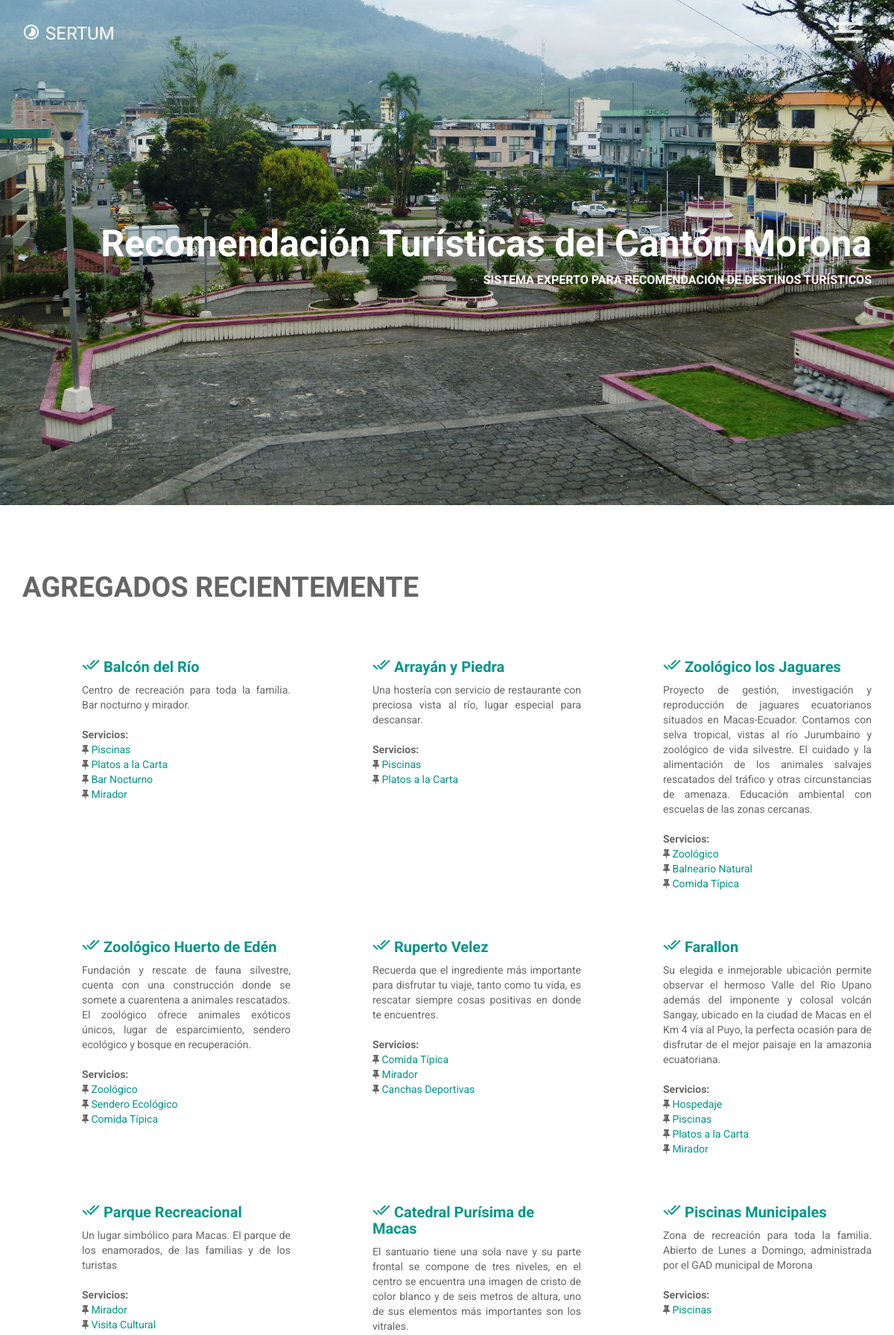
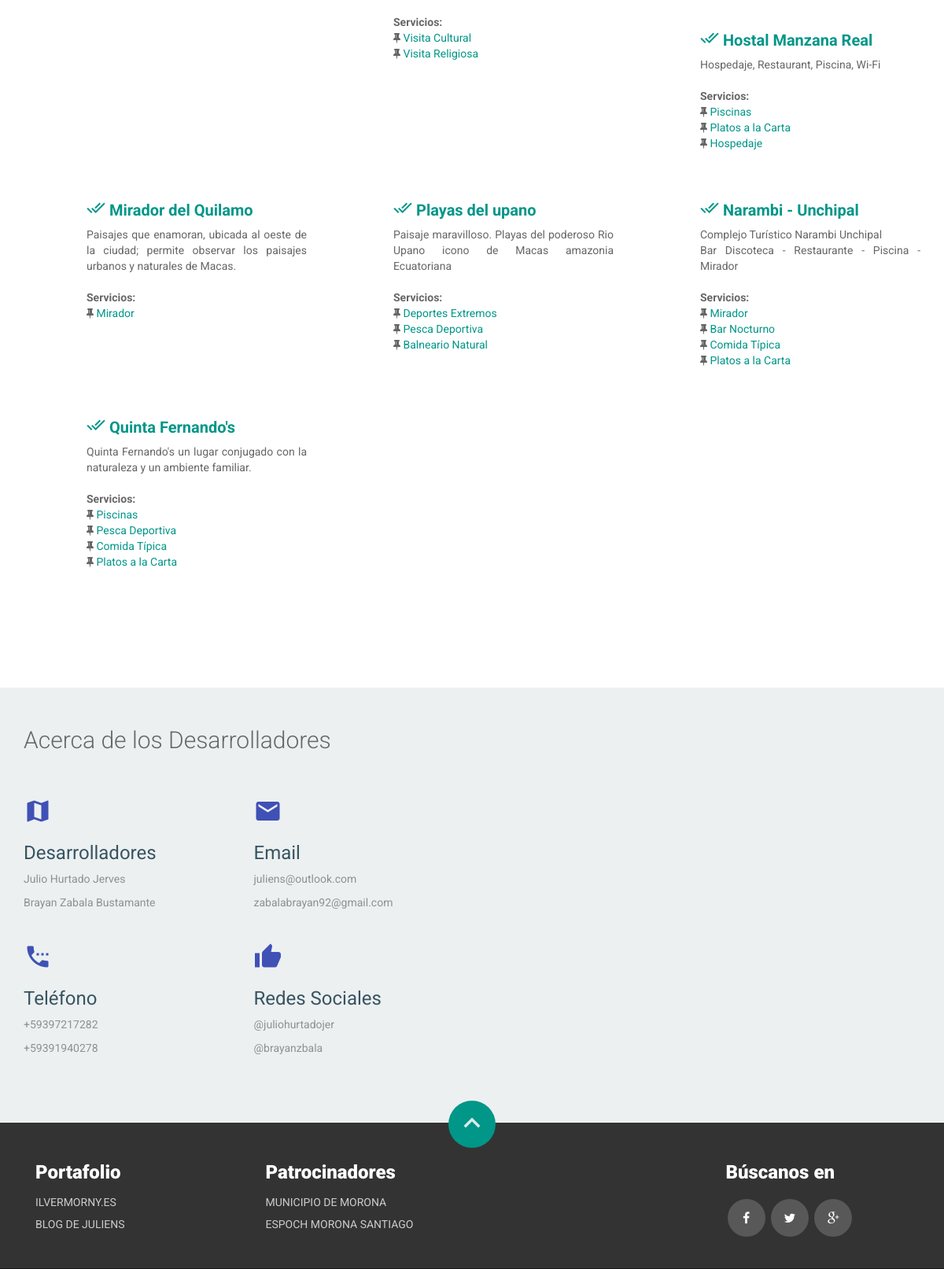
The page / (upper part) on the database its author committed (2 pictures, top to bottom).
### centro/models.py (models this page shows, shortened)
class Center(models.Model):
    name = models.TextField(blank=False)
    addres = map_fields.AddressField(max_length=200)
    aditional_information = models.TextField(blank=True, verbose_name='Place Description')
    geolocation = map_fields.GeoLocationField(max_length=100)
    slug = AutoSlugField(unique=True, populate_from='name', always_update=True)
    user = models.OneToOneField(User, unique=True, null=True)
    free = models.BooleanField(default=False)
    service = models.ManyToManyField(Service, through='ServiceCenter')

### servicio/models.py (models this page shows, shortened)
class Service(models.Model):
    name = models.CharField(max_length=256, unique=True)
    slug = AutoSlugField(unique=True, populate_from='name', always_update=True, null=True, default=name)

### centro/views.py (the view)
# urls.py: url(r'^$', CenterListView.as_view(), name='home'),
class CenterListView(ListView):
    model = Center
    template_name = 'center_list.html'
    context_object_name = 'centers'
    def get_context_data(self, **kwargs):
        context = super(CenterListView, self).get_context_data(**kwargs)
        context['request'] = self.request
        if self.request.user.is_authenticated():
            user = Usuario.objects.filter(user = self.request.user)
            center = Center.objects.filter(user=user)
            if center.exists():
                context['verification'] = False
                context['center_view'] = Center.objects.get(user=user)
            else:
                context['verification'] = True
        else:
            context['verification'] = True
        return context

### centro/templatetags/app_filters.py (called while the page is built)
@register.filter(name='services')
def services(value):
    services = Service.objects.filter(center=value).distinct()
    return services

### centro/templates/center_list.html (shortened to what this page needs)
{% extends 'base.html' %}
{% load app_filters %}
{% block content_title %}
    Agregados Recientemente
{% endblock %}
{% block content %}
    {% for center in centers %}
        <div class="col-md-4 col-sm-6 wow fadeInDown" data-wow-duration="1000ms" data-wow-delay="300ms">
            <div class="features">
                <div class="features-text">
                    <h4><a href="{% url 'Center:center_detail' center.slug %}"><i class="mdi-action-done-all"></i> {{ center.name }}</a> </h4>
                    <p style="text-align : justify;">
                        {{ center.aditional_information|linebreaksbr }}
                    </p>
                    <br>
                    <p>
                        {% if center.id|services %}
                            <b>Servicios: </b><br>
                            {% for service in center.id|services %}
                               <i class="fa fa-thumb-tack" aria-hidden="true"></i> <a href="{% url 'Service:center_service_list' service.slug %}">{{ service.name }}</a> <br>
                            {% endfor %}
                        {% endif %}
                    </p>
                </div>
            </div>
        </div>
    {% endfor %}
{% endblock %}

### centro/static/css/main.css (style rules this page uses)
body { font-family: 'Roboto', sans-serif; color: #666; font-size: 14px; font-weight: 400; background: #fff; }
#features .features { margin: 30px 0; }
#features .features h4 { margin-bottom: 10px; font-size: 20px; font-weight: 700; color: #3f51b5; }
#features .features .features-text { padding-left: 80px; }
#features .features .features-text p { margin: 0; }

### rows shown on the page
Center: name "Balcón del Río", aditional_information "Centro de recreación para toda la familia. Bar nocturno y mirador."
Service: name "Piscinas"
Service: name "Platos a la Carta"
Service: name "Bar Nocturno"
Service: name "Mirador"
Center: name "Arrayán y Piedra", aditional_information "Una hostería con servicio de restaurante con preciosa vista al río, lugar especial para descansar."
Center: name "Zoológico los Jaguares", aditional_information "Proyecto de gestión, investigación y reproducción de jaguares ecuatorianos situados en Macas-Ecuador. Contamos con selva tropical, vistas al río Jurumbaino y zoológico de vida silvestre. El cuidado y la alimentación de los animales salvajes rescatados del tráfico y otras circunstancias de amenaza. Educación ambiental con escuelas de las zonas cercanas."
Service: name "Zoológico"
Service: name "Balneario Natural"
Service: name "Comida Típica"
Center: name "Zoológico Huerto de Edén", aditional_information "Fundación y rescate de fauna silvestre, cuenta con una construcción donde se somete a cuarentena a animales rescatados. El zoológico ofrece animales exóticos únicos, lugar de esparcimiento, sendero ecológico y bosque en recuperación."
Service: name "Sendero Ecológico"
Center: name "Ruperto Velez", aditional_information "Recuerda que el ingrediente más importante para disfrutar tu viaje, tanto como tu vida, es rescatar siempre cosas positivas en donde te encuentres."
Service: name "Canchas Deportivas"
Center: name "Farallon", aditional_information "Su elegida e inmejorable ubicación permite observar el hermoso Valle del Rio Upano además del imponente y colosal volcán Sangay, ubicado en la ciudad de Macas en el Km 4 vía al Puyo, la perfecta ocasión para de disfrutar de el mejor paisaje en la amazonia ecuatoriana."
Service: name "Hospedaje"
Center: name "Parque Recreacional", aditional_information "Un lugar simbólico para Macas. El parque de los enamorados, de las familias y de los turistas"
Service: name "Visita Cultural"
Center: name "Catedral Purísima de Macas", aditional_information "El santuario tiene una sola nave y su parte frontal se compone de tres niveles, en el centro se encuentra una imagen de cristo de color blanco y de seis metros de altura, uno de sus elementos más importantes son los vitrales."
Service: name "Visita Religiosa"
Center: name "Piscinas Municipales", aditional_information "Zona de recreación para toda la familia. Abierto de Lunes a Domingo, administrada por el GAD municipal de Morona"
Center: name "Hostal Manzana Real", aditional_information "Hospedaje, Restaurant, Piscina, Wi-Fi"
Center: name "Mirador del Quilamo", aditional_information "Paisajes que enamoran, ubicada al oeste de la ciudad; permite observar los paisajes urbanos y naturales de Macas."
Center: name "Playas del upano", aditional_information "Paisaje maravilloso. Playas del poderoso Rio Upano icono de Macas amazonia Ecuatoriana"
Service: name "Deportes Extremos"
Service: name "Pesca Deportiva"
Center: name "Narambi - Unchipal", aditional_information "Complejo Turístico Narambi Unchipal Bar Discoteca - Restaurante - Piscina - Mirador"
Center: name "Quinta Fernando's", aditional_information "Quinta Fernando's un lugar conjugado con la naturaleza y un ambiente familiar."
